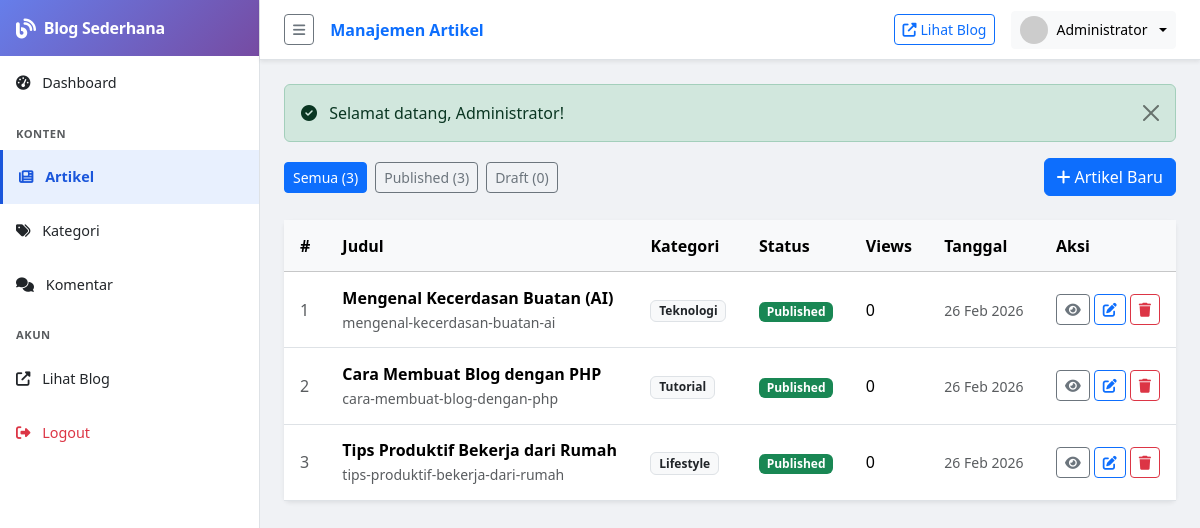
Page /admin/articles/index.php (signed in) on the committed database.
### tables this page shows
CREATE TABLE IF NOT EXISTS articles (
    id INT AUTO_INCREMENT PRIMARY KEY,
    category_id INT,
    title VARCHAR(255) NOT NULL,
    slug VARCHAR(255) NOT NULL UNIQUE,
    excerpt TEXT,
    content LONGTEXT NOT NULL,
    image VARCHAR(255),
    status ENUM('draft', 'published') DEFAULT 'draft',
    views INT DEFAULT 0,
    created_at TIMESTAMP DEFAULT CURRENT_TIMESTAMP,
    updated_at TIMESTAMP DEFAULT CURRENT_TIMESTAMP ON UPDATE CURRENT_TIMESTAMP,
    FOREIGN KEY (category_id) REFERENCES categories(id) ON DELETE SET NULL
);

CREATE TABLE IF NOT EXISTS categories (
    id INT AUTO_INCREMENT PRIMARY KEY,
    name VARCHAR(100) NOT NULL,
    slug VARCHAR(100) NOT NULL UNIQUE,
    description TEXT,
    created_at TIMESTAMP DEFAULT CURRENT_TIMESTAMP
);

### includes/functions.php (called while the page is built, shortened)
<?php
function countArticles($status = 'published') {
    $db = getDB();
    $stmt = $db->prepare("SELECT COUNT(*) FROM articles WHERE status = ?");
    $stmt->execute([$status]);
    return $stmt->fetchColumn();
}
function formatDate($date, $format = 'd M Y') {
    $months = ['Jan','Feb','Mar','Apr','Mei','Jun','Jul','Agu','Sep','Okt','Nov','Des'];
    $d = date('d', strtotime($date));
    $m = $months[(int)date('m', strtotime($date)) - 1];
    $y = date('Y', strtotime($date));
    return "$d $m $y";
}
function truncate($text, $length = 150) {
    $text = strip_tags($text);
    if (strlen($text) <= $length) return $text;
    return substr($text, 0, $length) . '...';
}
function sanitize($input) {
    return htmlspecialchars(trim($input), ENT_QUOTES, 'UTF-8');
}

### admin/articles/index.php (the view, shortened to what this page needs)
<?php
require_once dirname(dirname(__DIR__)) . '/includes/functions.php';
$db = getDB();
$statusFilter = $_GET['status'] ?? 'all';
if ($statusFilter === 'all') {
    $articles = $db->query("SELECT a.*, c.name as category_name FROM articles a LEFT JOIN categories c ON a.category_id = c.id ORDER BY a.created_at DESC")->fetchAll();
} else {
    $stmt = $db->prepare("SELECT a.*, c.name as category_name FROM articles a LEFT JOIN categories c ON a.category_id = c.id WHERE a.status = ? ORDER BY a.created_at DESC");
    $stmt->execute([$statusFilter]);
    $articles = $stmt->fetchAll();
}
require_once dirname(__DIR__) . '/includes/admin_header.php';
?>
<div class="d-flex justify-content-between align-items-center mb-4">
    <div class="d-flex gap-2">
        <a href="?status=all" class="btn btn-sm <?= $statusFilter === 'all' ? 'btn-primary' : 'btn-outline-secondary' ?>">Semua (<?= countArticles('published') + countArticles('draft') ?>)</a>
        <a href="?status=published" class="btn btn-sm <?= $statusFilter === 'published' ? 'btn-success' : 'btn-outline-secondary' ?>">Published (<?= countArticles('published') ?>)</a>
        <a href="?status=draft" class="btn btn-sm <?= $statusFilter === 'draft' ? 'btn-secondary' : 'btn-outline-secondary' ?>">Draft (<?= countArticles('draft') ?>)</a>
    </div>
    <a href="<?= SITE_URL ?>/admin/articles/create.php" class="btn btn-primary">
        <i class="fas fa-plus me-1"></i>Artikel Baru
    </a>
</div>
<div class="card border-0 shadow-sm">
    <div class="card-body p-0">
        <div class="table-responsive">
            <table class="table table-hover mb-0">
                <thead class="table-light">
                    <tr>
                        <th width="40">#</th>
                        <th>Judul</th>
                        <th>Kategori</th>
                        <th>Status</th>
                        <th>Views</th>
                        <th>Tanggal</th>
                        <th width="120">Aksi</th>
                    </tr>
                </thead>
                <tbody>
                    <?php if (empty($articles)): ?>
                    <tr><td colspan="7" class="text-center text-muted py-4">Belum ada artikel.</td></tr>
                    <?php else: ?>
                    <?php foreach ($articles as $i => $a): ?>
                    <tr>
                        <td class="text-muted"><?= $i + 1 ?></td>
                        <td>
                            <div class="fw-semibold"><?= sanitize(truncate($a['title'], 50)) ?></div>
                            <small class="text-muted"><?= sanitize($a['slug']) ?></small>
                        </td>
                        <td><span class="badge bg-light text-dark border"><?= sanitize($a['category_name'] ?? 'Tanpa Kategori') ?></span></td>
                        <td>
                            <?php if ($a['status'] === 'published'): ?>
                            <span class="badge bg-success">Published</span>
                            <?php else: ?>
                            <span class="badge bg-secondary">Draft</span>
                            <?php endif; ?>
                        </td>
                        <td><?= number_format($a['views']) ?></td>
                        <td><small class="text-muted"><?= formatDate($a['created_at']) ?></small></td>
                        <td>
                            <div class="d-flex gap-1">
                                <a href="<?= SITE_URL ?>/article.php?slug=<?= $a['slug'] ?>" target="_blank" class="btn btn-sm btn-outline-secondary py-1 px-2" title="Lihat">
                                    <i class="fas fa-eye"></i>
                                </a>
                                <a href="<?= SITE_URL ?>/admin/articles/edit.php?id=<?= $a['id'] ?>" class="btn btn-sm btn-outline-primary py-1 px-2" title="Edit">
                                    <i class="fas fa-edit"></i>
                                </a>
                                <a href="<?= SITE_URL ?>/admin/articles/delete.php?id=<?= $a['id'] ?>" class="btn btn-sm btn-outline-danger py-1 px-2" title="Hapus" onclick="return confirm('Yakin hapus artikel ini?')">
                                    <i class="fas fa-trash"></i>
                                </a>
                            </div>
                        </td>
                    </tr>
                    <?php endforeach; ?>
                    <?php endif; ?>
                </tbody>
            </table>
        </div>
    </div>
</div>
<?php require_once dirname(__DIR__) . '/includes/admin_footer.php'; ?>

### assets/css/admin.css (style rules this page uses)
body.admin-body { background-color: #f0f2f5; }
.table > :not(caption) > * > * { padding: 0.85rem 1rem; vertical-align: middle; }

### rows in the picture
articles: title "Mengenal Kecerdasan Buatan (AI)", slug "mengenal-kecerdasan-buatan-ai", category.name "Teknologi", status "Published", views "0", created_at "26 Feb 2026"
articles: title "Cara Membuat Blog dengan PHP", slug "cara-membuat-blog-dengan-php", category.name "Tutorial", status "Published", views "0", created_at "26 Feb 2026"
articles: title "Tips Produktif Bekerja dari Rumah", slug "tips-produktif-bekerja-dari-rumah", category.name "Lifestyle", status "Published", views "0", created_at "26 Feb 2026"

### other values in the picture
SITE_NAME "Blog Sederhana"
$pageTitle "Manajemen Artikel"
$_SESSION['admin_name'] "Administrator"
$flash['message'] "Selamat datang, Administrator!"
countArticles('published') + countArticles('draft') "3"
countArticles('published') "3"
countArticles('draft') "0"
